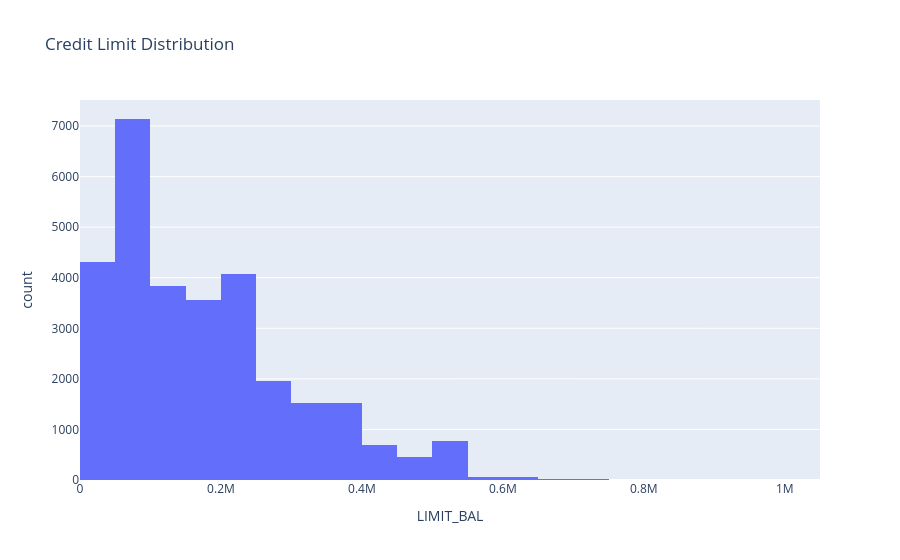

The code cell stored with this chart in its notebook:
### Markdown cell above
# 10. Financial Analysis

### Code cell
fig = px.histogram(
    df,
    x="LIMIT_BAL",
    nbins=40,
    title="Credit Limit Distribution"
)

fig.show()

### Figure 1 — Plotly figure (JSON) as saved in the notebook; plotly's stock layout.template omitted (floating-point values rounded to 4 significant figures; data arrays with more than 128 entries replaced by an {"elided": "..."} marker saying what was removed)
{"data": [{"bingroup": "x", "hovertemplate": "LIMIT_BAL=%{x}<br>count=%{y}<extra></extra>", "legendgroup": "", "marker": {"color": "#636efa", "pattern": {"shape": ""}}, "name": "", "nbinsx": 40, "orientation": "v", "showlegend": false, "type": "histogram", "x": {"elided": "30000 float values"}, "xaxis": "x", "yaxis": "y"}], "layout": {"barmode": "relative", "legend": {"tracegroupgap": 0}, "title": {"text": "Credit Limit Distribution"}, "xaxis": {"anchor": "y", "domain": [0, 1], "title": {"text": "LIMIT_BAL"}}, "yaxis": {"anchor": "x", "domain": [0, 1], "title": {"text": "count"}}}}
